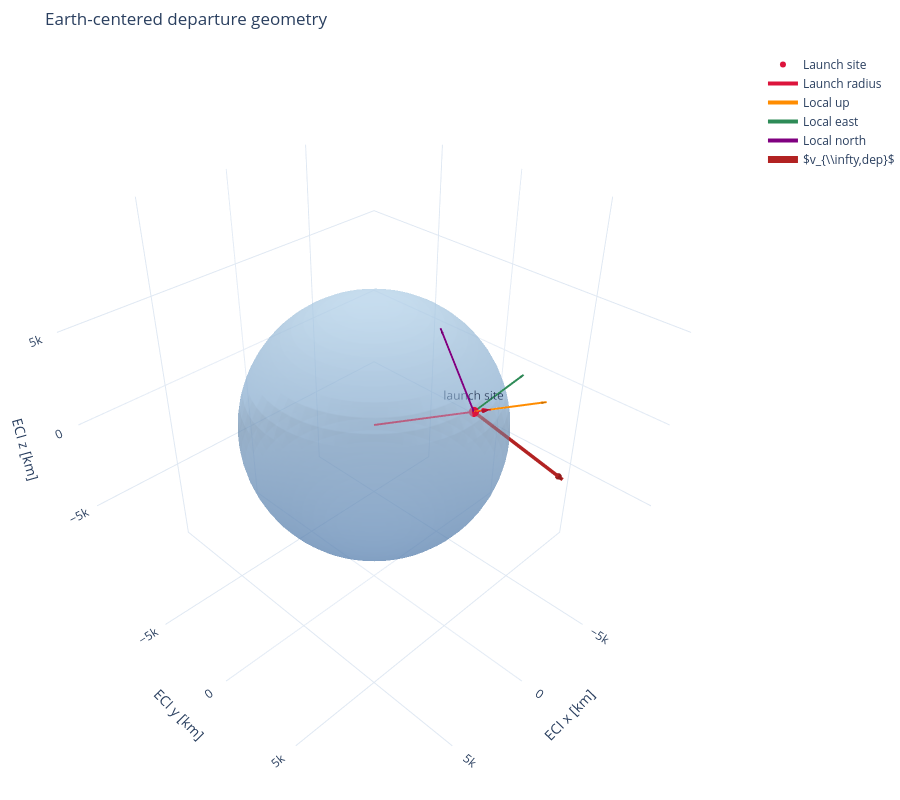

The notebook cell this image was saved under:
### Code cell
from plotting import plot_earth_departure

fig = plot_earth_departure(
    v_dep_eci,
    launch_lat_deg,
    launch_lon_deg,
    alpha_launch=alpha_launch,
)

### Figure 1 — Plotly figure (JSON) as saved in the notebook; plotly's stock layout.template omitted (floating-point values rounded to 4 significant figures; data arrays with more than 128 entries replaced by an {"elided": "..."} marker saying what was removed)
{"data": [{"colorscale": [[0, "#4f81bd"], [1, "#b8d8f0"]], "hoverinfo": "skip", "name": "Earth", "opacity": 0.48, "showscale": false, "type": "surface", "x": {"elided": "64x32 float values"}, "y": {"elided": "64x32 float values"}, "z": {"elided": "64x32 float values"}}, {"marker": {"color": "crimson", "size": 6}, "mode": "markers+text", "name": "Launch site", "text": ["launch site"], "textposition": "top center", "type": "scatter3d", "x": [-435.5], "y": [5493.0], "z": [3211.0]}, {"line": {"color": "crimson", "width": 4}, "mode": "lines", "name": "Launch radius", "type": "scatter3d", "x": [0, -500.8], "y": [0, 6317.0], "z": [0, 3693.0]}, {"anchor": "tip", "colorscale": [[0, "crimson"], [1, "crimson"]], "hoverinfo": "skip", "name": "Launch radius arrowhead", "showlegend": false, "showscale": false, "sizemode": "absolute", "sizeref": 440.1, "type": "cone", "u": [-0.06828], "v": [0.8613], "w": [0.5035], "x": [-500.8], "y": [6317.0], "z": [3693.0]}, {"line": {"color": "darkorange", "width": 4}, "mode": "lines", "name": "Local up", "type": "scatter3d", "x": [-435.5, -696.8], "y": [5493.0, 8789.0], "z": [3211.0, 5138.0]}, {"anchor": "tip", "colorscale": [[0, "darkorange"], [1, "darkorange"]], "hoverinfo": "skip", "name": "Local up arrowhead", "showlegend": false, "showscale": false, "sizemode": "absolute", "sizeref": 229.6, "type": "cone", "u": [-0.06828], "v": [0.8613], "w": [0.5035], "x": [-696.8], "y": [8789.0], "z": [5138.0]}, {"line": {"color": "seagreen", "width": 4}, "mode": "lines", "name": "Local east", "type": "scatter3d", "x": [-435.5, -4250.0], "y": [5493.0, 5191.0], "z": [3211.0, 3211.0]}, {"anchor": "tip", "colorscale": [[0, "seagreen"], [1, "seagreen"]], "hoverinfo": "skip", "name": "Local east arrowhead", "showlegend": false, "showscale": false, "sizemode": "absolute", "sizeref": 229.6, "type": "cone", "u": [-0.9969], "v": [-0.07903], "w": [0], "x": [-4250.0], "y": [5191.0], "z": [3211.0]}, {"line": {"color": "purple", "width": 4}, "mode": "lines", "name": "Local north", "type": "scatter3d", "x": [-435.5, -283.2], "y": [5493.0, 3572.0], "z": [3211.0, 6518.0]}, {"anchor": "tip", "colorscale": [[0, "purple"], [1, "purple"]], "hoverinfo": "skip", "name": "Local north arrowhead", "showlegend": false, "showscale": false, "sizemode": "absolute", "sizeref": 229.6, "type": "cone", "u": [0.03979], "v": [-0.5019], "w": [0.864], "x": [-283.2], "y": [3572.0], "z": [6518.0]}, {"line": {"color": "firebrick", "width": 7}, "mode": "lines", "name": "$v_{\\\\infty,dep}$", "type": "scatter3d", "x": [-435.5, -8855.0], "y": [5493.0, 5273.0], "z": [3211.0, -5336.0]}, {"anchor": "tip", "colorscale": [[0, "firebrick"], [1, "firebrick"]], "hoverinfo": "skip", "name": "$v_{\\\\infty,dep}$ arrowhead", "showlegend": false, "showscale": false, "sizemode": "absolute", "sizeref": 720, "type": "cone", "u": [-0.7017], "v": [-0.01833], "w": [-0.7123], "x": [-8855.0], "y": [5273.0], "z": [-5336.0]}], "layout": {"height": 800, "margin": {"b": 0, "l": 0, "r": 0, "t": 50}, "scene": {"aspectmode": "cube", "xaxis": {"range": [-9886.0, 9886.0], "title": {"text": "ECI x [km]"}}, "yaxis": {"range": [-9886.0, 9886.0], "title": {"text": "ECI y [km]"}}, "zaxis": {"range": [-9886.0, 9886.0], "title": {"text": "ECI z [km]"}}}, "title": {"text": "Earth-centered departure geometry"}}}
